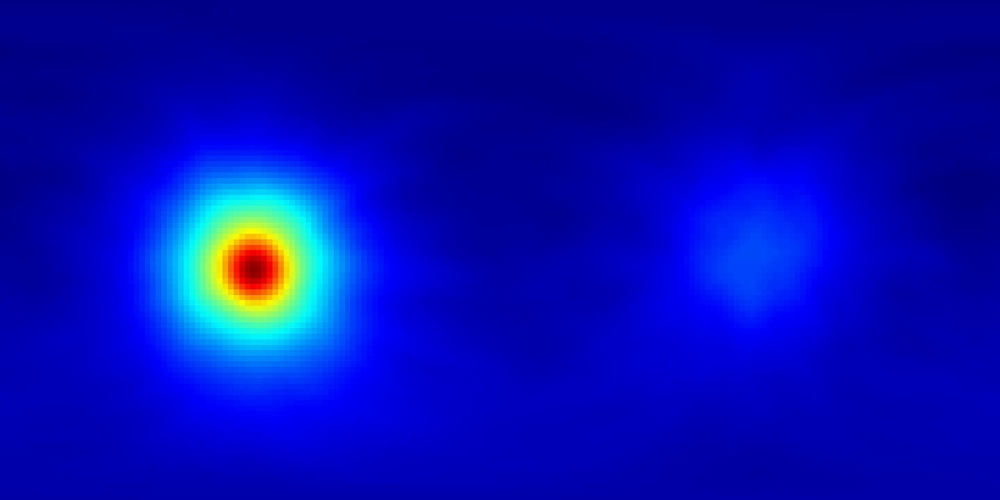
#> input picture Isotopes location finder/Attempt 2/Data/Position1.jpg, 1000 x 500 px, shrunk from 1600 x 800 before the run, found by its file name
$ python 1imageReader.py
#> lines starting #> are read from the running program, lines starting #| are printed output that depends on the picture
import csv
from PIL import Image

def read_image_to_csv(image_path, output_csv_path):
    # Open the image file
#> called with output_csv_path = 'Position1.csv'
    with Image.open(image_path) as img:
        # Load image data
#> img is the input picture: PIL image 1000x500 RGB; mean R, G, B 4.4, 14.7, 179.9
        img = img.convert('RGB')
        pixels = img.load()

        # Get image dimensions
        width, height = img.size
#> width = 1000; height = 500

        # Open a CSV file for writing
        with open(output_csv_path, mode='w', newline='') as csv_file:
            csv_writer = csv.writer(csv_file)

            # Write the header
            csv_writer.writerow(['X', 'Y', 'R', 'G', 'B'])

            # Iterate through each pixel
            for y in range(height):
                for x in range(width):
                    # Access the pixel value at (x, y)
                    r, g, b = pixels[x, y]

                    # Check if the pixel matches the desired RGB value
                    if (r, g, b) == (135, 0, 1):
                        # Write the pixel data to the CSV file
                        csv_writer.writerow([x, y, r, g, b])

# Example usage: replace 'example.jpg' with your image path and 'output.csv' with your desired output file name
read_image_to_csv('/Users/kaixinxue/Desktop/M400/Attempt2/Data/Position1.jpg', 'Position1.csv')
read_image_to_csv('/Users/kaixinxue/Desktop/M400/Attempt2/Data/Position2.jpg', 'Position2.csv')
#> call 2 of read_image_to_csv, with output_csv_path = 'Position2.csv'
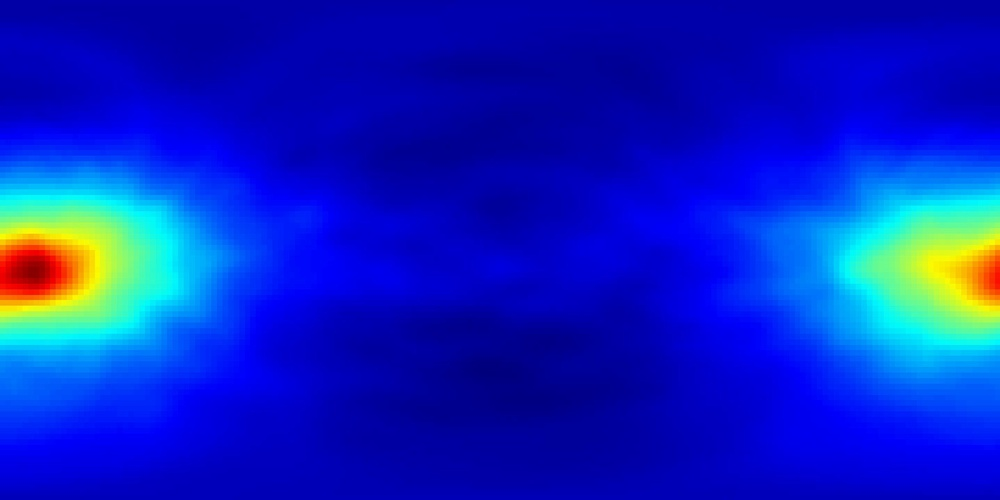
#> input picture Isotopes location finder/Attempt 2/Data/Position2.jpg, 1000 x 500 px, shrunk from 1600 x 800 before the run, found by its file name
#> in read_image_to_csv, img is the input picture: PIL image 1000x500 RGB; mean R, G, B 10.9, 36, 195.5
read_image_to_csv('/Users/kaixinxue/Desktop/M400/Attempt2/Data/Position3.jpg', 'Position3.csv')
#> call 3 of read_image_to_csv, with output_csv_path = 'Position3.csv'
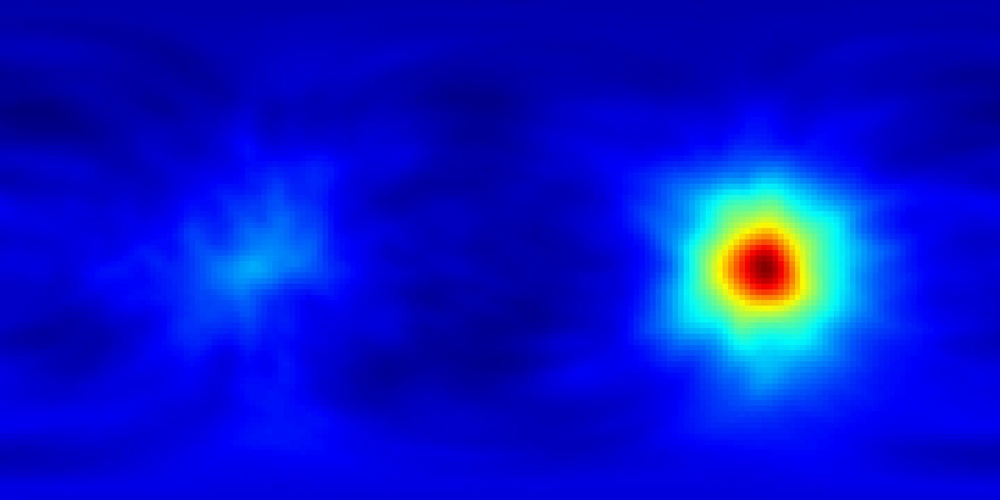
#> input picture Isotopes location finder/Attempt 2/Data/Position3.jpg, 1000 x 500 px, shrunk from 1600 x 800 before the run, found by its file name
#> in read_image_to_csv, img is the input picture: PIL image 1000x500 RGB; mean R, G, B 5.7, 21, 204.3
read_image_to_csv('/Users/kaixinxue/Desktop/M400/Attempt2/Data/Position4.jpg', 'Position4.csv')
#> call 4 of read_image_to_csv, with output_csv_path = 'Position4.csv'
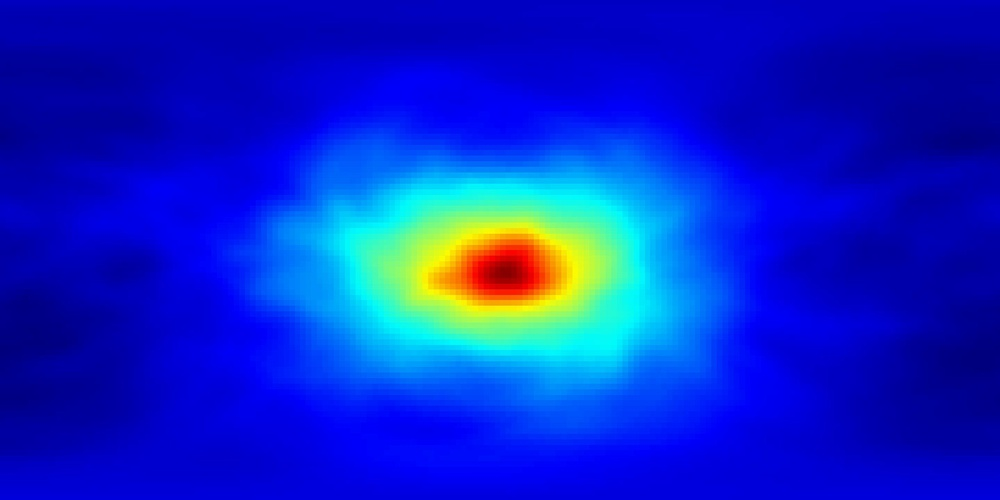
#> input picture Isotopes location finder/Attempt 2/Data/Position4.jpg, 1000 x 500 px, shrunk from 1600 x 800 before the run, found by its file name
#> in read_image_to_csv, img is the input picture: PIL image 1000x500 RGB; mean R, G, B 10.6, 38.7, 201.3
